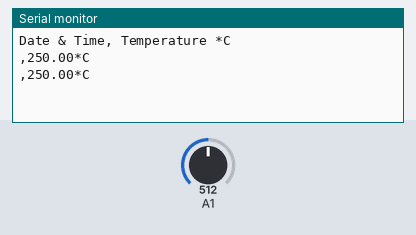
A sketch run on a simulated Arduino Uno, built with avr-gcc and run on an emulated ATmega328P. On the bench: the last lines printed to the serial monitor. Inputs (shaded band) come from the test bench; at power-on: A1 = 512.

Above: at 2.8 s.
2.9 s: A1 set to 716
At 3.6 s:
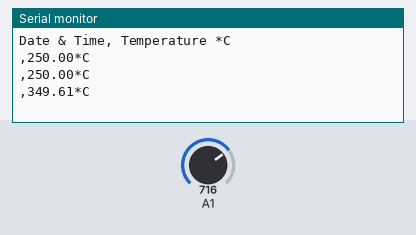
4.4 s: A1 set to 900
At 5.8 s:
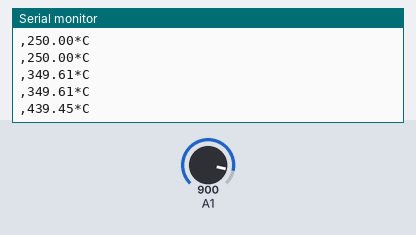
Timing chart, 0 to 7.4 s (numbered marks = the images above; inputs shaded):
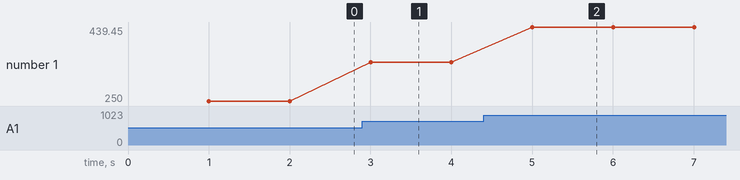

Measured:
- after the input at 2.9 s, the serial monitor: prints a new line after 0.10 s (image 1)
- after the input at 4.4 s, the serial monitor: prints a new line after 0.60 s (image 2)
- plotted number 1: 250 → 349.61 after the input at 2.9 s, 349.61 → 439.45 after the input at 4.4 s

The sketch:

pro.ino
```cpp
float temp;


void setup()
{
  Serial.begin(9600);
   Serial.println("Date & Time, Temperature *C");

  }

void loop() {
  delay(1000);
  // put your main code here, to run repeatedly:
temp = analogRead(A1);
temp = temp * 0.48828125;
Serial.print(",");
Serial.print(temp);
Serial.print("*C");
Serial.println();

}
```
